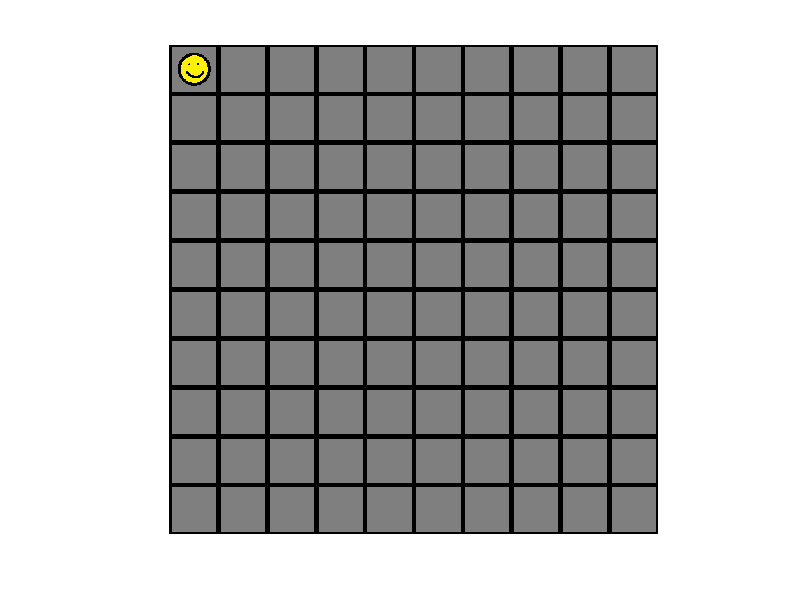

Write MATLAB code to recreate this figure. (Note: this script raises an error after producing the figure.)
clear
clc
%Music
%mudeth - Antibirth- OST - 15 Machine in the Walls.mp3
%mudeth - Anitbirth- OST - 05 Esc (Arcade).mp3
%mudeth - Antibirth- OST - 20 Subterranean Homesick Malign (Caves).mp3
%[a, fs] = audioread('mudeth - Antibirth- OST - 15 Machine in the Walls.mp3');
%song1 = audioplayer(a, fs);
%play(song1)

warning('off','all'); % turns off all warning messages


load Adventure
%Player = imread('Player.bmp');
running = 1;
posX = 1;
posY = 1;
World{1,1}= Player;
imshow([World{1,:};World{2,:};World{3,:};World{4,:};World{5,:};World{6,:};World{7,:};World{8,:};World{9,:};World{10,:};]);


for k= 1:19
h = figure(1);
waitforbuttonpress;
switch get(h, 'CurrentKey')
    case 'rightarrow'
        World{posX,posY} = Blank;
        posY = posY + 1;
        World{posX,posY} = Player;
        imshow([World{1,:};World{2,:};World{3,:};World{4,:};World{5,:};World{6,:};World{7,:};World{8,:};World{9,:};World{10,:};]);
    case 'downarrow'
        World{posX,posY} = Blank;
        posX = posX + 1;
        World{posX,posY} = Player;
        imshow([World{1,:};World{2,:};World{3,:};World{4,:};World{5,:};World{6,:};World{7,:};World{8,:};World{9,:};World{10,:};]);
    case 'uparrow'
        World{posX,posY} = Blank;
        posX = posX - 1;
        World{posX,posY} = Player;
        imshow([World{1,:};World{2,:};World{3,:};World{4,:};World{5,:};World{6,:};World{7,:};World{8,:};World{9,:};World{10,:};]);
    case 'leftarrow'
        World{posX,posY} = Blank;
        posY = posY - 1;
        World{posX,posY} = Player;
        imshow([World{1,:};World{2,:};World{3,:};World{4,:};World{5,:};World{6,:};World{7,:};World{8,:};World{9,:};World{10,:};]);
    
    
    
end
end
% <- arrow
pause(song1)

    %ESCAPE to end game/return to home menu
    
    
    %move enemies
    imshow([World{1,:};World{2,:};World{3,:};World{4,:};World{5,:};World{6,:};World{7,:};World{8,:};World{9,:};World{10,:};]);
clear
